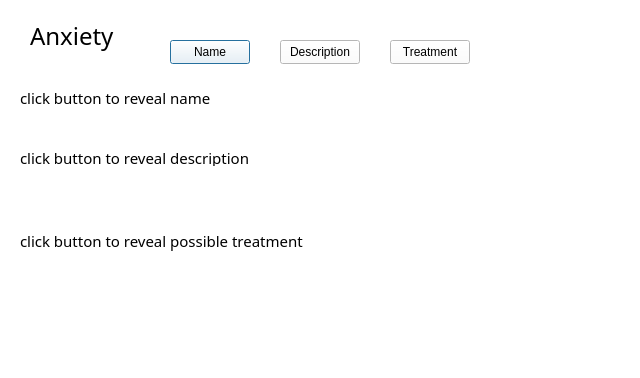
<?xml version="1.0" encoding="UTF-8"?>
<ui version="4.0">
 <class>game_anxiety</class>
 <widget class="QDialog" name="game_anxiety">
  <property name="geometry">
   <rect>
    <x>0</x>
    <y>0</y>
    <width>640</width>
    <height>378</height>
   </rect>
  </property>
  <property name="palette">
   <palette>
    <active>
     <colorrole role="WindowText">
      <brush brushstyle="SolidPattern">
       <color alpha="255">
        <red>0</red>
        <green>0</green>
        <blue>0</blue>
       </color>
      </brush>
     </colorrole>
     <colorrole role="Button">
      <brush brushstyle="SolidPattern">
       <color alpha="255">
        <red>255</red>
        <green>255</green>
        <blue>255</blue>
       </color>
      </brush>
     </colorrole>
     <colorrole role="Light">
      <brush brushstyle="SolidPattern">
       <color alpha="255">
        <red>255</red>
        <green>255</green>
        <blue>255</blue>
       </color>
      </brush>
     </colorrole>
     <colorrole role="Midlight">
      <brush brushstyle="SolidPattern">
       <color alpha="255">
        <red>255</red>
        <green>255</green>
        <blue>255</blue>
       </color>
      </brush>
     </colorrole>
     <colorrole role="Dark">
      <brush brushstyle="SolidPattern">
       <color alpha="255">
        <red>127</red>
        <green>127</green>
        <blue>127</blue>
       </color>
      </brush>
     </colorrole>
     <colorrole role="Mid">
      <brush brushstyle="SolidPattern">
       <color alpha="255">
        <red>170</red>
        <green>170</green>
        <blue>170</blue>
       </color>
      </brush>
     </colorrole>
     <colorrole role="Text">
      <brush brushstyle="SolidPattern">
       <color alpha="255">
        <red>0</red>
        <green>0</green>
        <blue>0</blue>
       </color>
      </brush>
     </colorrole>
     <colorrole role="BrightText">
      <brush brushstyle="SolidPattern">
       <color alpha="255">
        <red>255</red>
        <green>255</green>
        <blue>255</blue>
       </color>
      </brush>
     </colorrole>
     <colorrole role="ButtonText">
      <brush brushstyle="SolidPattern">
       <color alpha="255">
        <red>0</red>
        <green>0</green>
        <blue>0</blue>
       </color>
      </brush>
     </colorrole>
     <colorrole role="Base">
      <brush brushstyle="SolidPattern">
       <color alpha="255">
        <red>255</red>
        <green>255</green>
        <blue>255</blue>
       </color>
      </brush>
     </colorrole>
     <colorrole role="Window">
      <brush brushstyle="SolidPattern">
       <color alpha="255">
        <red>255</red>
        <green>255</green>
        <blue>255</blue>
       </color>
      </brush>
     </colorrole>
     <colorrole role="Shadow">
      <brush brushstyle="SolidPattern">
       <color alpha="255">
        <red>0</red>
        <green>0</green>
        <blue>0</blue>
       </color>
      </brush>
     </colorrole>
     <colorrole role="AlternateBase">
      <brush brushstyle="SolidPattern">
       <color alpha="255">
        <red>255</red>
        <green>255</green>
        <blue>255</blue>
       </color>
      </brush>
     </colorrole>
     <colorrole role="ToolTipBase">
      <brush brushstyle="SolidPattern">
       <color alpha="255">
        <red>255</red>
        <green>255</green>
        <blue>220</blue>
       </color>
      </brush>
     </colorrole>
     <colorrole role="ToolTipText">
      <brush brushstyle="SolidPattern">
       <color alpha="255">
        <red>0</red>
        <green>0</green>
        <blue>0</blue>
       </color>
      </brush>
     </colorrole>
     <colorrole role="PlaceholderText">
      <brush brushstyle="SolidPattern">
       <color alpha="127">
        <red>0</red>
        <green>0</green>
        <blue>0</blue>
       </color>
      </brush>
     </colorrole>
     <colorrole role="Accent">
      <brush brushstyle="SolidPattern">
       <color alpha="255">
        <red>255</red>
        <green>255</green>
        <blue>255</blue>
       </color>
      </brush>
     </colorrole>
    </active>
    <inactive>
     <colorrole role="WindowText">
      <brush brushstyle="SolidPattern">
       <color alpha="255">
        <red>0</red>
        <green>0</green>
        <blue>0</blue>
       </color>
      </brush>
     </colorrole>
     <colorrole role="Button">
      <brush brushstyle="SolidPattern">
       <color alpha="255">
        <red>255</red>
        <green>255</green>
        <blue>255</blue>
       </color>
      </brush>
     </colorrole>
     <colorrole role="Light">
      <brush brushstyle="SolidPattern">
       <color alpha="255">
        <red>255</red>
        <green>255</green>
        <blue>255</blue>
       </color>
      </brush>
     </colorrole>
     <colorrole role="Midlight">
      <brush brushstyle="SolidPattern">
       <color alpha="255">
        <red>255</red>
        <green>255</green>
        <blue>255</blue>
       </color>
      </brush>
     </colorrole>
     <colorrole role="Dark">
      <brush brushstyle="SolidPattern">
       <color alpha="255">
        <red>127</red>
        <green>127</green>
        <blue>127</blue>
       </color>
      </brush>
     </colorrole>
     <colorrole role="Mid">
      <brush brushstyle="SolidPattern">
       <color alpha="255">
        <red>170</red>
        <green>170</green>
        <blue>170</blue>
       </color>
      </brush>
     </colorrole>
     <colorrole role="Text">
      <brush brushstyle="SolidPattern">
       <color alpha="255">
        <red>0</red>
        <green>0</green>
        <blue>0</blue>
       </color>
      </brush>
     </colorrole>
     <colorrole role="BrightText">
      <brush brushstyle="SolidPattern">
       <color alpha="255">
        <red>255</red>
        <green>255</green>
        <blue>255</blue>
       </color>
      </brush>
     </colorrole>
     <colorrole role="ButtonText">
      <brush brushstyle="SolidPattern">
       <color alpha="255">
        <red>0</red>
        <green>0</green>
        <blue>0</blue>
       </color>
      </brush>
     </colorrole>
     <colorrole role="Base">
      <brush brushstyle="SolidPattern">
       <color alpha="255">
        <red>255</red>
        <green>255</green>
        <blue>255</blue>
       </color>
      </brush>
     </colorrole>
     <colorrole role="Window">
      <brush brushstyle="SolidPattern">
       <color alpha="255">
        <red>255</red>
        <green>255</green>
        <blue>255</blue>
       </color>
      </brush>
     </colorrole>
     <colorrole role="Shadow">
      <brush brushstyle="SolidPattern">
       <color alpha="255">
        <red>0</red>
        <green>0</green>
        <blue>0</blue>
       </color>
      </brush>
     </colorrole>
     <colorrole role="AlternateBase">
      <brush brushstyle="SolidPattern">
       <color alpha="255">
        <red>255</red>
        <green>255</green>
        <blue>255</blue>
       </color>
      </brush>
     </colorrole>
     <colorrole role="ToolTipBase">
      <brush brushstyle="SolidPattern">
       <color alpha="255">
        <red>255</red>
        <green>255</green>
        <blue>220</blue>
       </color>
      </brush>
     </colorrole>
     <colorrole role="ToolTipText">
      <brush brushstyle="SolidPattern">
       <color alpha="255">
        <red>0</red>
        <green>0</green>
        <blue>0</blue>
       </color>
      </brush>
     </colorrole>
     <colorrole role="PlaceholderText">
      <brush brushstyle="SolidPattern">
       <color alpha="127">
        <red>0</red>
        <green>0</green>
        <blue>0</blue>
       </color>
      </brush>
     </colorrole>
     <colorrole role="Accent">
      <brush brushstyle="SolidPattern">
       <color alpha="255">
        <red>255</red>
        <green>255</green>
        <blue>255</blue>
       </color>
      </brush>
     </colorrole>
    </inactive>
    <disabled>
     <colorrole role="WindowText">
      <brush brushstyle="SolidPattern">
       <color alpha="255">
        <red>127</red>
        <green>127</green>
        <blue>127</blue>
       </color>
      </brush>
     </colorrole>
     <colorrole role="Button">
      <brush brushstyle="SolidPattern">
       <color alpha="255">
        <red>255</red>
        <green>255</green>
        <blue>255</blue>
       </color>
      </brush>
     </colorrole>
     <colorrole role="Light">
      <brush brushstyle="SolidPattern">
       <color alpha="255">
        <red>255</red>
        <green>255</green>
        <blue>255</blue>
       </color>
      </brush>
     </colorrole>
     <colorrole role="Midlight">
      <brush brushstyle="SolidPattern">
       <color alpha="255">
        <red>255</red>
        <green>255</green>
        <blue>255</blue>
       </color>
      </brush>
     </colorrole>
     <colorrole role="Dark">
      <brush brushstyle="SolidPattern">
       <color alpha="255">
        <red>127</red>
        <green>127</green>
        <blue>127</blue>
       </color>
      </brush>
     </colorrole>
     <colorrole role="Mid">
      <brush brushstyle="SolidPattern">
       <color alpha="255">
        <red>170</red>
        <green>170</green>
        <blue>170</blue>
       </color>
      </brush>
     </colorrole>
     <colorrole role="Text">
      <brush brushstyle="SolidPattern">
       <color alpha="255">
        <red>127</red>
        <green>127</green>
        <blue>127</blue>
       </color>
      </brush>
     </colorrole>
     <colorrole role="BrightText">
      <brush brushstyle="SolidPattern">
       <color alpha="255">
        <red>255</red>
        <green>255</green>
        <blue>255</blue>
       </color>
      </brush>
     </colorrole>
     <colorrole role="ButtonText">
      <brush brushstyle="SolidPattern">
       <color alpha="255">
        <red>127</red>
        <green>127</green>
        <blue>127</blue>
       </color>
      </brush>
     </colorrole>
     <colorrole role="Base">
      <brush brushstyle="SolidPattern">
       <color alpha="255">
        <red>255</red>
        <green>255</green>
        <blue>255</blue>
       </color>
      </brush>
     </colorrole>
     <colorrole role="Window">
      <brush brushstyle="SolidPattern">
       <color alpha="255">
        <red>255</red>
        <green>255</green>
        <blue>255</blue>
       </color>
      </brush>
     </colorrole>
     <colorrole role="Shadow">
      <brush brushstyle="SolidPattern">
       <color alpha="255">
        <red>0</red>
        <green>0</green>
        <blue>0</blue>
       </color>
      </brush>
     </colorrole>
     <colorrole role="AlternateBase">
      <brush brushstyle="SolidPattern">
       <color alpha="255">
        <red>255</red>
        <green>255</green>
        <blue>255</blue>
       </color>
      </brush>
     </colorrole>
     <colorrole role="ToolTipBase">
      <brush brushstyle="SolidPattern">
       <color alpha="255">
        <red>255</red>
        <green>255</green>
        <blue>220</blue>
       </color>
      </brush>
     </colorrole>
     <colorrole role="ToolTipText">
      <brush brushstyle="SolidPattern">
       <color alpha="255">
        <red>0</red>
        <green>0</green>
        <blue>0</blue>
       </color>
      </brush>
     </colorrole>
     <colorrole role="PlaceholderText">
      <brush brushstyle="SolidPattern">
       <color alpha="127">
        <red>127</red>
        <green>127</green>
        <blue>127</blue>
       </color>
      </brush>
     </colorrole>
     <colorrole role="Accent">
      <brush brushstyle="SolidPattern">
       <color alpha="255">
        <red>255</red>
        <green>255</green>
        <blue>255</blue>
       </color>
      </brush>
     </colorrole>
    </disabled>
   </palette>
  </property>
  <property name="windowTitle">
   <string>Dialog</string>
  </property>
  <widget class="QLabel" name="label">
   <property name="geometry">
    <rect>
     <x>30</x>
     <y>10</y>
     <width>91</width>
     <height>51</height>
    </rect>
   </property>
   <property name="font">
    <font>
     <family>Rockwell</family>
     <pointsize>18</pointsize>
    </font>
   </property>
   <property name="text">
    <string>Anxiety</string>
   </property>
  </widget>
  <widget class="QPushButton" name="pushButton_name">
   <property name="geometry">
    <rect>
     <x>170</x>
     <y>40</y>
     <width>80</width>
     <height>24</height>
    </rect>
   </property>
   <property name="text">
    <string>Name</string>
   </property>
  </widget>
  <widget class="QPushButton" name="pushButton_desc">
   <property name="geometry">
    <rect>
     <x>280</x>
     <y>40</y>
     <width>80</width>
     <height>24</height>
    </rect>
   </property>
   <property name="text">
    <string>Description</string>
   </property>
  </widget>
  <widget class="QPushButton" name="pushButton_treat">
   <property name="geometry">
    <rect>
     <x>390</x>
     <y>40</y>
     <width>80</width>
     <height>24</height>
    </rect>
   </property>
   <property name="text">
    <string>Treatment</string>
   </property>
  </widget>
  <widget class="QLabel" name="label_name">
   <property name="geometry">
    <rect>
     <x>20</x>
     <y>90</y>
     <width>291</width>
     <height>16</height>
    </rect>
   </property>
   <property name="font">
    <font>
     <family>Rockwell</family>
     <pointsize>11</pointsize>
    </font>
   </property>
   <property name="text">
    <string>click button to reveal name</string>
   </property>
  </widget>
  <widget class="QLabel" name="label_desc">
   <property name="geometry">
    <rect>
     <x>20</x>
     <y>150</y>
     <width>581</width>
     <height>16</height>
    </rect>
   </property>
   <property name="font">
    <font>
     <family>Rockwell</family>
     <pointsize>11</pointsize>
    </font>
   </property>
   <property name="text">
    <string>click button to reveal description</string>
   </property>
  </widget>
  <widget class="QLabel" name="label_treat">
   <property name="geometry">
    <rect>
     <x>20</x>
     <y>190</y>
     <width>611</width>
     <height>101</height>
    </rect>
   </property>
   <property name="font">
    <font>
     <family>Rockwell</family>
     <pointsize>11</pointsize>
    </font>
   </property>
   <property name="text">
    <string>click button to reveal possible treatment</string>
   </property>
  </widget>
 </widget>
 <resources/>
 <connections/>
</ui>
